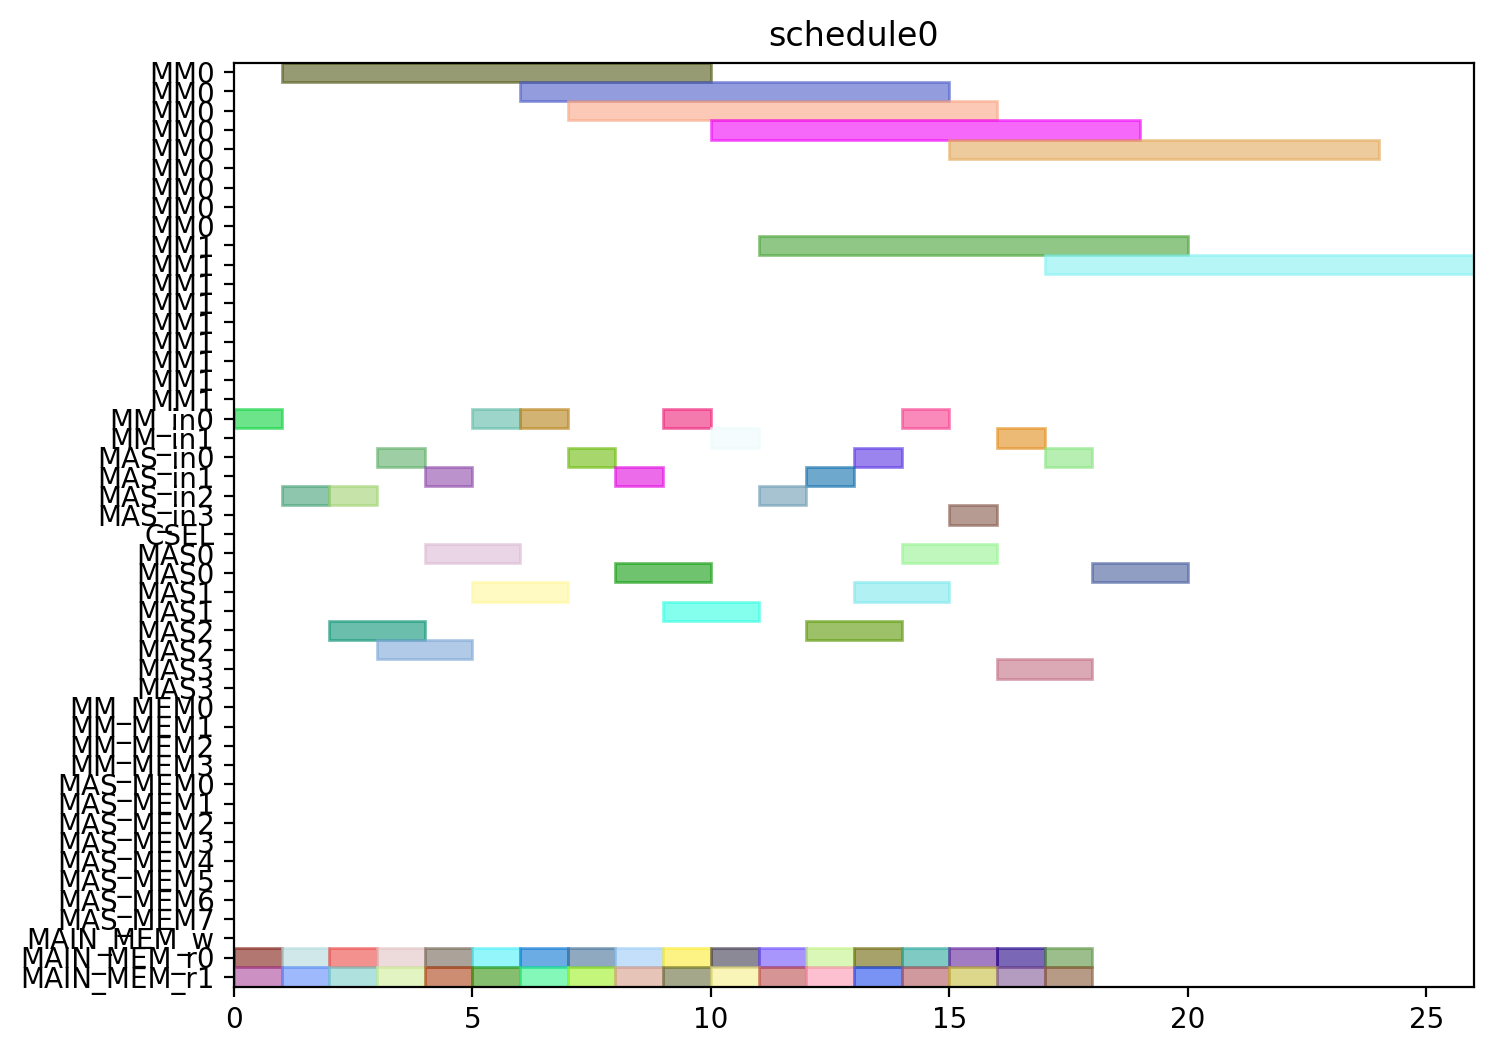

Python code for this plot:
from pyschedule import Scenario, solvers, plotters, alt


def solve():
	horizon = 120
	S = Scenario("schedule0", horizon=horizon)

	# resource
	MM = S.Resources('MM', num=2, size=9)
	MM_in = S.Resources('MM_in', num=2)
	MAS_in = S.Resources('MAS_in', num=4)
	CSEL = S.Resource('CSEL')
	MAS = S.Resources('MAS', num=4, size=2, periods=range(1, horizon))
	MM_MEM = S.Resources('MM_MEM', num=4)
	MAS_MEM = S.Resources('MAS_MEM', num=8)
	MAIN_MEM_w = S.Resource('MAIN_MEM_w', size=1)
	MAIN_MEM_r = S.Resources('MAIN_MEM_r', num=2)

	# result of previous scheduling

	# new tasks
	t0_t0 = S.Task('t0_t0', length=2, delay_cost=1)
	t0_t0 += alt(MAS)
	t0_t0_in = S.Task('t0_t0_in', length=1, delay_cost=1)
	t0_t0_in += alt(MAS_in)
	S += t0_t0_in*MAS_in[0]<=t0_t0*MAS[0]

	S += t0_t0_in*MAS_in[1]<=t0_t0*MAS[1]

	S += t0_t0_in*MAS_in[2]<=t0_t0*MAS[2]

	S += t0_t0_in*MAS_in[3]<=t0_t0*MAS[3]

	t0_t0_mem0 = S.Task('t0_t0_mem0', length=1, delay_cost=1)
	t0_t0_mem0 += MAIN_MEM_r[0]
	S += t0_t0_mem0 <= t0_t0

	t0_t0_mem1 = S.Task('t0_t0_mem1', length=1, delay_cost=1)
	t0_t0_mem1 += MAIN_MEM_r[1]
	S += t0_t0_mem1 <= t0_t0

	t0_t1 = S.Task('t0_t1', length=2, delay_cost=1)
	t0_t1 += alt(MAS)
	t0_t1_in = S.Task('t0_t1_in', length=1, delay_cost=1)
	t0_t1_in += alt(MAS_in)
	S += t0_t1_in*MAS_in[0]<=t0_t1*MAS[0]

	S += t0_t1_in*MAS_in[1]<=t0_t1*MAS[1]

	S += t0_t1_in*MAS_in[2]<=t0_t1*MAS[2]

	S += t0_t1_in*MAS_in[3]<=t0_t1*MAS[3]

	t0_t1_mem0 = S.Task('t0_t1_mem0', length=1, delay_cost=1)
	t0_t1_mem0 += MAIN_MEM_r[0]
	S += t0_t1_mem0 <= t0_t1

	t0_t1_mem1 = S.Task('t0_t1_mem1', length=1, delay_cost=1)
	t0_t1_mem1 += MAIN_MEM_r[1]
	S += t0_t1_mem1 <= t0_t1

	t0_t3 = S.Task('t0_t3', length=9, delay_cost=1)
	t0_t3 += alt(MM)
	t0_t3_in = S.Task('t0_t3_in', length=1, delay_cost=1)
	t0_t3_in += alt(MM_in)
	S += t0_t3_in*MM_in[0]<=t0_t3*MM[0]
	S += t0_t3_in*MM_in[1]<=t0_t3*MM[1]
	t0_t3_mem0 = S.Task('t0_t3_mem0', length=1, delay_cost=1)
	t0_t3_mem0 += MAIN_MEM_r[0]
	S += t0_t3_mem0 <= t0_t3

	t0_t3_mem1 = S.Task('t0_t3_mem1', length=1, delay_cost=1)
	t0_t3_mem1 += MAIN_MEM_r[1]
	S += t0_t3_mem1 <= t0_t3

	t1_t0 = S.Task('t1_t0', length=2, delay_cost=1)
	t1_t0 += alt(MAS)
	t1_t0_in = S.Task('t1_t0_in', length=1, delay_cost=1)
	t1_t0_in += alt(MAS_in)
	S += t1_t0_in*MAS_in[0]<=t1_t0*MAS[0]

	S += t1_t0_in*MAS_in[1]<=t1_t0*MAS[1]

	S += t1_t0_in*MAS_in[2]<=t1_t0*MAS[2]

	S += t1_t0_in*MAS_in[3]<=t1_t0*MAS[3]

	t1_t0_mem0 = S.Task('t1_t0_mem0', length=1, delay_cost=1)
	t1_t0_mem0 += MAIN_MEM_r[0]
	S += t1_t0_mem0 <= t1_t0

	t1_t0_mem1 = S.Task('t1_t0_mem1', length=1, delay_cost=1)
	t1_t0_mem1 += MAIN_MEM_r[1]
	S += t1_t0_mem1 <= t1_t0

	t1_t1 = S.Task('t1_t1', length=2, delay_cost=1)
	t1_t1 += alt(MAS)
	t1_t1_in = S.Task('t1_t1_in', length=1, delay_cost=1)
	t1_t1_in += alt(MAS_in)
	S += t1_t1_in*MAS_in[0]<=t1_t1*MAS[0]

	S += t1_t1_in*MAS_in[1]<=t1_t1*MAS[1]

	S += t1_t1_in*MAS_in[2]<=t1_t1*MAS[2]

	S += t1_t1_in*MAS_in[3]<=t1_t1*MAS[3]

	t1_t1_mem0 = S.Task('t1_t1_mem0', length=1, delay_cost=1)
	t1_t1_mem0 += MAIN_MEM_r[0]
	S += t1_t1_mem0 <= t1_t1

	t1_t1_mem1 = S.Task('t1_t1_mem1', length=1, delay_cost=1)
	t1_t1_mem1 += MAIN_MEM_r[1]
	S += t1_t1_mem1 <= t1_t1

	t1_t3 = S.Task('t1_t3', length=9, delay_cost=1)
	t1_t3 += alt(MM)
	t1_t3_in = S.Task('t1_t3_in', length=1, delay_cost=1)
	t1_t3_in += alt(MM_in)
	S += t1_t3_in*MM_in[0]<=t1_t3*MM[0]
	S += t1_t3_in*MM_in[1]<=t1_t3*MM[1]
	t1_t3_mem0 = S.Task('t1_t3_mem0', length=1, delay_cost=1)
	t1_t3_mem0 += MAIN_MEM_r[0]
	S += t1_t3_mem0 <= t1_t3

	t1_t3_mem1 = S.Task('t1_t3_mem1', length=1, delay_cost=1)
	t1_t3_mem1 += MAIN_MEM_r[1]
	S += t1_t3_mem1 <= t1_t3

	t2_t2 = S.Task('t2_t2', length=2, delay_cost=1)
	t2_t2 += alt(MAS)
	t2_t2_in = S.Task('t2_t2_in', length=1, delay_cost=1)
	t2_t2_in += alt(MAS_in)
	S += t2_t2_in*MAS_in[0]<=t2_t2*MAS[0]

	S += t2_t2_in*MAS_in[1]<=t2_t2*MAS[1]

	S += t2_t2_in*MAS_in[2]<=t2_t2*MAS[2]

	S += t2_t2_in*MAS_in[3]<=t2_t2*MAS[3]

	t2_t2_mem0 = S.Task('t2_t2_mem0', length=1, delay_cost=1)
	t2_t2_mem0 += MAIN_MEM_r[0]
	S += t2_t2_mem0 <= t2_t2

	t2_t2_mem1 = S.Task('t2_t2_mem1', length=1, delay_cost=1)
	t2_t2_mem1 += MAIN_MEM_r[1]
	S += t2_t2_mem1 <= t2_t2

	t5_t0 = S.Task('t5_t0', length=9, delay_cost=1)
	t5_t0 += alt(MM)
	t5_t0_in = S.Task('t5_t0_in', length=1, delay_cost=1)
	t5_t0_in += alt(MM_in)
	S += t5_t0_in*MM_in[0]<=t5_t0*MM[0]
	S += t5_t0_in*MM_in[1]<=t5_t0*MM[1]
	t5_t0_mem0 = S.Task('t5_t0_mem0', length=1, delay_cost=1)
	t5_t0_mem0 += MAIN_MEM_r[0]
	S += t5_t0_mem0 <= t5_t0

	t5_t0_mem1 = S.Task('t5_t0_mem1', length=1, delay_cost=1)
	t5_t0_mem1 += MAIN_MEM_r[1]
	S += t5_t0_mem1 <= t5_t0

	t5_t1 = S.Task('t5_t1', length=9, delay_cost=1)
	t5_t1 += alt(MM)
	t5_t1_in = S.Task('t5_t1_in', length=1, delay_cost=1)
	t5_t1_in += alt(MM_in)
	S += t5_t1_in*MM_in[0]<=t5_t1*MM[0]
	S += t5_t1_in*MM_in[1]<=t5_t1*MM[1]
	t5_t1_mem0 = S.Task('t5_t1_mem0', length=1, delay_cost=1)
	t5_t1_mem0 += MAIN_MEM_r[0]
	S += t5_t1_mem0 <= t5_t1

	t5_t1_mem1 = S.Task('t5_t1_mem1', length=1, delay_cost=1)
	t5_t1_mem1 += MAIN_MEM_r[1]
	S += t5_t1_mem1 <= t5_t1

	t5_t2 = S.Task('t5_t2', length=2, delay_cost=1)
	t5_t2 += alt(MAS)
	t5_t2_in = S.Task('t5_t2_in', length=1, delay_cost=1)
	t5_t2_in += alt(MAS_in)
	S += t5_t2_in*MAS_in[0]<=t5_t2*MAS[0]

	S += t5_t2_in*MAS_in[1]<=t5_t2*MAS[1]

	S += t5_t2_in*MAS_in[2]<=t5_t2*MAS[2]

	S += t5_t2_in*MAS_in[3]<=t5_t2*MAS[3]

	t5_t2_mem0 = S.Task('t5_t2_mem0', length=1, delay_cost=1)
	t5_t2_mem0 += MAIN_MEM_r[0]
	S += t5_t2_mem0 <= t5_t2

	t5_t2_mem1 = S.Task('t5_t2_mem1', length=1, delay_cost=1)
	t5_t2_mem1 += MAIN_MEM_r[1]
	S += t5_t2_mem1 <= t5_t2

	t5_t3 = S.Task('t5_t3', length=2, delay_cost=1)
	t5_t3 += alt(MAS)
	t5_t3_in = S.Task('t5_t3_in', length=1, delay_cost=1)
	t5_t3_in += alt(MAS_in)
	S += t5_t3_in*MAS_in[0]<=t5_t3*MAS[0]

	S += t5_t3_in*MAS_in[1]<=t5_t3*MAS[1]

	S += t5_t3_in*MAS_in[2]<=t5_t3*MAS[2]

	S += t5_t3_in*MAS_in[3]<=t5_t3*MAS[3]

	t5_t3_mem0 = S.Task('t5_t3_mem0', length=1, delay_cost=1)
	t5_t3_mem0 += MAIN_MEM_r[0]
	S += t5_t3_mem0 <= t5_t3

	t5_t3_mem1 = S.Task('t5_t3_mem1', length=1, delay_cost=1)
	t5_t3_mem1 += MAIN_MEM_r[1]
	S += t5_t3_mem1 <= t5_t3

	t7_t0 = S.Task('t7_t0', length=2, delay_cost=1)
	t7_t0 += alt(MAS)
	t7_t0_in = S.Task('t7_t0_in', length=1, delay_cost=1)
	t7_t0_in += alt(MAS_in)
	S += t7_t0_in*MAS_in[0]<=t7_t0*MAS[0]

	S += t7_t0_in*MAS_in[1]<=t7_t0*MAS[1]

	S += t7_t0_in*MAS_in[2]<=t7_t0*MAS[2]

	S += t7_t0_in*MAS_in[3]<=t7_t0*MAS[3]

	t7_t0_mem0 = S.Task('t7_t0_mem0', length=1, delay_cost=1)
	t7_t0_mem0 += MAIN_MEM_r[0]
	S += t7_t0_mem0 <= t7_t0

	t7_t0_mem1 = S.Task('t7_t0_mem1', length=1, delay_cost=1)
	t7_t0_mem1 += MAIN_MEM_r[1]
	S += t7_t0_mem1 <= t7_t0

	t7_t1 = S.Task('t7_t1', length=2, delay_cost=1)
	t7_t1 += alt(MAS)
	t7_t1_in = S.Task('t7_t1_in', length=1, delay_cost=1)
	t7_t1_in += alt(MAS_in)
	S += t7_t1_in*MAS_in[0]<=t7_t1*MAS[0]

	S += t7_t1_in*MAS_in[1]<=t7_t1*MAS[1]

	S += t7_t1_in*MAS_in[2]<=t7_t1*MAS[2]

	S += t7_t1_in*MAS_in[3]<=t7_t1*MAS[3]

	t7_t1_mem0 = S.Task('t7_t1_mem0', length=1, delay_cost=1)
	t7_t1_mem0 += MAIN_MEM_r[0]
	S += t7_t1_mem0 <= t7_t1

	t7_t1_mem1 = S.Task('t7_t1_mem1', length=1, delay_cost=1)
	t7_t1_mem1 += MAIN_MEM_r[1]
	S += t7_t1_mem1 <= t7_t1

	t7_t3 = S.Task('t7_t3', length=9, delay_cost=1)
	t7_t3 += alt(MM)
	t7_t3_in = S.Task('t7_t3_in', length=1, delay_cost=1)
	t7_t3_in += alt(MM_in)
	S += t7_t3_in*MM_in[0]<=t7_t3*MM[0]
	S += t7_t3_in*MM_in[1]<=t7_t3*MM[1]
	t7_t3_mem0 = S.Task('t7_t3_mem0', length=1, delay_cost=1)
	t7_t3_mem0 += MAIN_MEM_r[0]
	S += t7_t3_mem0 <= t7_t3

	t7_t3_mem1 = S.Task('t7_t3_mem1', length=1, delay_cost=1)
	t7_t3_mem1 += MAIN_MEM_r[1]
	S += t7_t3_mem1 <= t7_t3

	t10_t0 = S.Task('t10_t0', length=9, delay_cost=1)
	t10_t0 += alt(MM)
	t10_t0_in = S.Task('t10_t0_in', length=1, delay_cost=1)
	t10_t0_in += alt(MM_in)
	S += t10_t0_in*MM_in[0]<=t10_t0*MM[0]
	S += t10_t0_in*MM_in[1]<=t10_t0*MM[1]
	t10_t0_mem0 = S.Task('t10_t0_mem0', length=1, delay_cost=1)
	t10_t0_mem0 += MAIN_MEM_r[0]
	S += t10_t0_mem0 <= t10_t0

	t10_t0_mem1 = S.Task('t10_t0_mem1', length=1, delay_cost=1)
	t10_t0_mem1 += MAIN_MEM_r[1]
	S += t10_t0_mem1 <= t10_t0

	t10_t1 = S.Task('t10_t1', length=9, delay_cost=1)
	t10_t1 += alt(MM)
	t10_t1_in = S.Task('t10_t1_in', length=1, delay_cost=1)
	t10_t1_in += alt(MM_in)
	S += t10_t1_in*MM_in[0]<=t10_t1*MM[0]
	S += t10_t1_in*MM_in[1]<=t10_t1*MM[1]
	t10_t1_mem0 = S.Task('t10_t1_mem0', length=1, delay_cost=1)
	t10_t1_mem0 += MAIN_MEM_r[0]
	S += t10_t1_mem0 <= t10_t1

	t10_t1_mem1 = S.Task('t10_t1_mem1', length=1, delay_cost=1)
	t10_t1_mem1 += MAIN_MEM_r[1]
	S += t10_t1_mem1 <= t10_t1

	t10_t2 = S.Task('t10_t2', length=2, delay_cost=1)
	t10_t2 += alt(MAS)
	t10_t2_in = S.Task('t10_t2_in', length=1, delay_cost=1)
	t10_t2_in += alt(MAS_in)
	S += t10_t2_in*MAS_in[0]<=t10_t2*MAS[0]

	S += t10_t2_in*MAS_in[1]<=t10_t2*MAS[1]

	S += t10_t2_in*MAS_in[2]<=t10_t2*MAS[2]

	S += t10_t2_in*MAS_in[3]<=t10_t2*MAS[3]

	t10_t2_mem0 = S.Task('t10_t2_mem0', length=1, delay_cost=1)
	t10_t2_mem0 += MAIN_MEM_r[0]
	S += t10_t2_mem0 <= t10_t2

	t10_t2_mem1 = S.Task('t10_t2_mem1', length=1, delay_cost=1)
	t10_t2_mem1 += MAIN_MEM_r[1]
	S += t10_t2_mem1 <= t10_t2

	t10_t3 = S.Task('t10_t3', length=2, delay_cost=1)
	t10_t3 += alt(MAS)
	t10_t3_in = S.Task('t10_t3_in', length=1, delay_cost=1)
	t10_t3_in += alt(MAS_in)
	S += t10_t3_in*MAS_in[0]<=t10_t3*MAS[0]

	S += t10_t3_in*MAS_in[1]<=t10_t3*MAS[1]

	S += t10_t3_in*MAS_in[2]<=t10_t3*MAS[2]

	S += t10_t3_in*MAS_in[3]<=t10_t3*MAS[3]

	t10_t3_mem0 = S.Task('t10_t3_mem0', length=1, delay_cost=1)
	t10_t3_mem0 += MAIN_MEM_r[0]
	S += t10_t3_mem0 <= t10_t3

	t10_t3_mem1 = S.Task('t10_t3_mem1', length=1, delay_cost=1)
	t10_t3_mem1 += MAIN_MEM_r[1]
	S += t10_t3_mem1 <= t10_t3

	solvers.mip.solve(S,msg=1,kind='CPLEX',ratio_gap=1.01)

	solution = [['hoge']*len(S.solution()[1]) for i in range(len(S.solution()))]
	for i in range(len(S.solution())):
		for j in range(len(S.solution()[i])):
			solution[i][j]=str(S.solution()[i][j])
	print(solution)

	cycles = int(solution[-1][3])

	pic_file_name = "/mnt/rose/usr1/fukuda/ABE/multiRAM_multiMAS_16mux/scheduling_result/stage9MM2_stage2MAS4/EP2_DBL_w_EVAL/schedule0.png"
	if(S.solution() != []):
		plotters.matplotlib.plot(S,img_filename=pic_file_name, show_task_labels=False, fig_size=(cycles*0.25+3, 6))

	return solution
